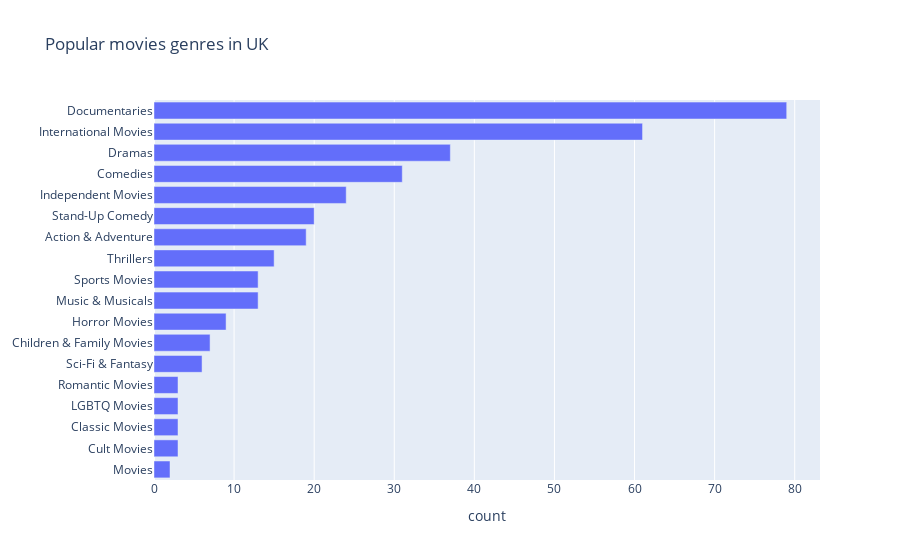

This figure's notebook cell:
### Code cell
# UK

uk = movie[movie['country'] == 'United Kingdom'] 
col = "listed_in"
categories = ", ".join(uk['listed_in']).split(", ")
counter_list = Counter(categories).most_common(50)
labels = [_[0] for _ in counter_list][::-1]
values = [_[1] for _ in counter_list][::-1]
trace1 = go.Bar(y=labels, x=values, orientation="h", name="TV Shows")

data = [trace1]
layout = go.Layout(title="Popular movies genres in UK",xaxis_title='count', legend=dict(x=0.1, y=1.1, orientation="h"))
fig = go.Figure(data, layout=layout)
fig.show()

uk_tv = tv_show[tv_show['country'] == 'United Kingdom'] 
col = "listed_in"
categories = ", ".join(uk_tv['listed_in']).split(", ")
counter_list = Counter(categories).most_common(50)
labels = [_[0] for _ in counter_list][::-1]
values = [_[1] for _ in counter_list][::-1]
trace1 = go.Bar(y=labels, x=values, orientation="h", name="TV Shows")

data = [trace1]
layout = go.Layout(title="Popular tv shows genres in UK",xaxis_title='count', legend=dict(x=0.1, y=1.1, orientation="h"))
fig = go.Figure(data, layout=layout)
fig.show()

### Figure 1 — Plotly figure (JSON) as saved in the notebook; plotly's stock layout.template omitted (floating-point values rounded to 4 significant figures)
{"data": [{"name": "TV Shows", "orientation": "h", "type": "bar", "x": [2, 3, 3, 3, 3, 6, 7, 9, 13, 13, 15, 19, 20, 24, 31, 37, 61, 79], "y": ["Movies", "Cult Movies", "Classic Movies", "LGBTQ Movies", "Romantic Movies", "Sci-Fi & Fantasy", "Children & Family Movies", "Horror Movies", "Music & Musicals", "Sports Movies", "Thrillers", "Action & Adventure", "Stand-Up Comedy", "Independent Movies", "Comedies", "Dramas", "International Movies", "Documentaries"]}], "layout": {"legend": {"orientation": "h", "x": 0.1, "y": 1.1}, "title": {"text": "Popular movies genres in UK"}, "xaxis": {"title": {"text": "count"}}}}
